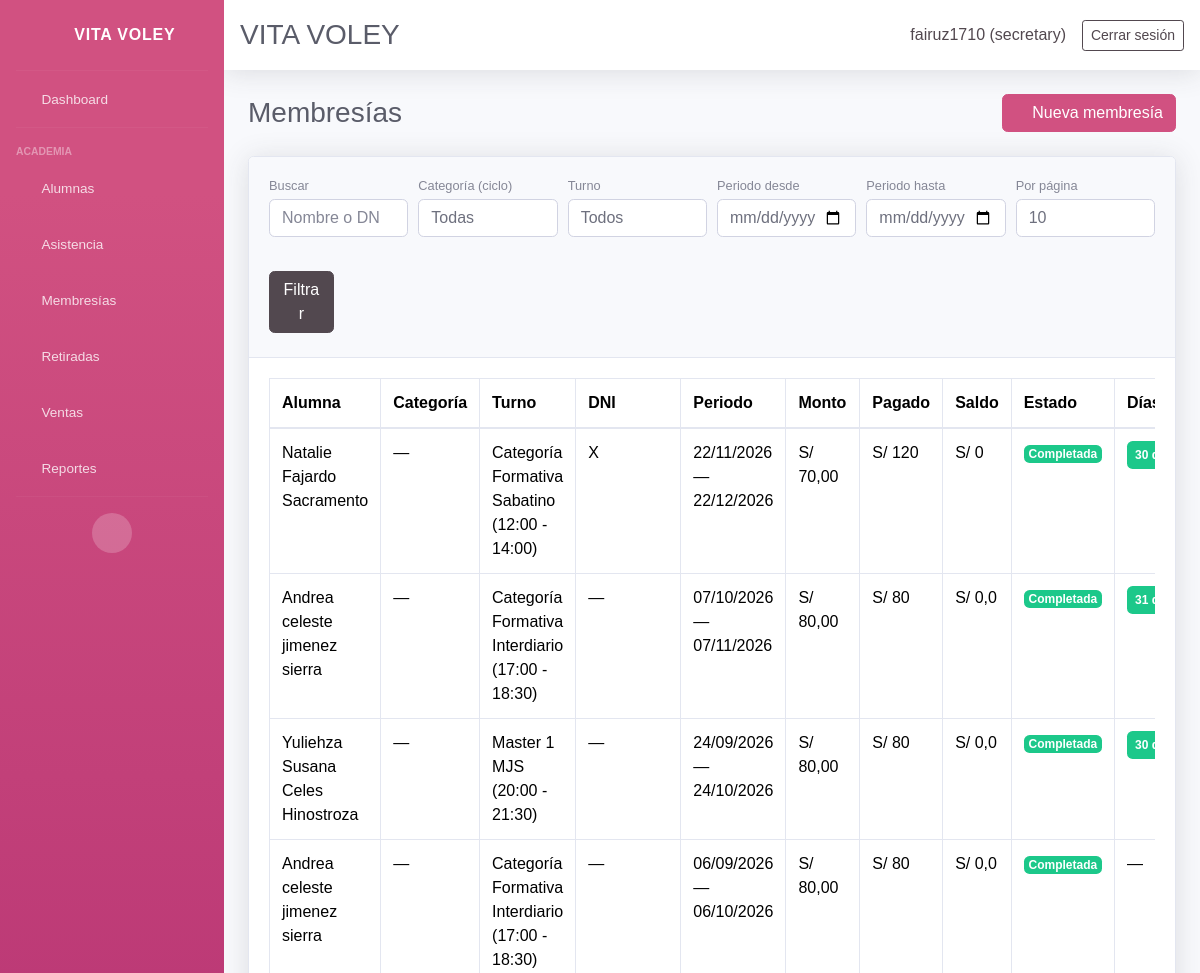
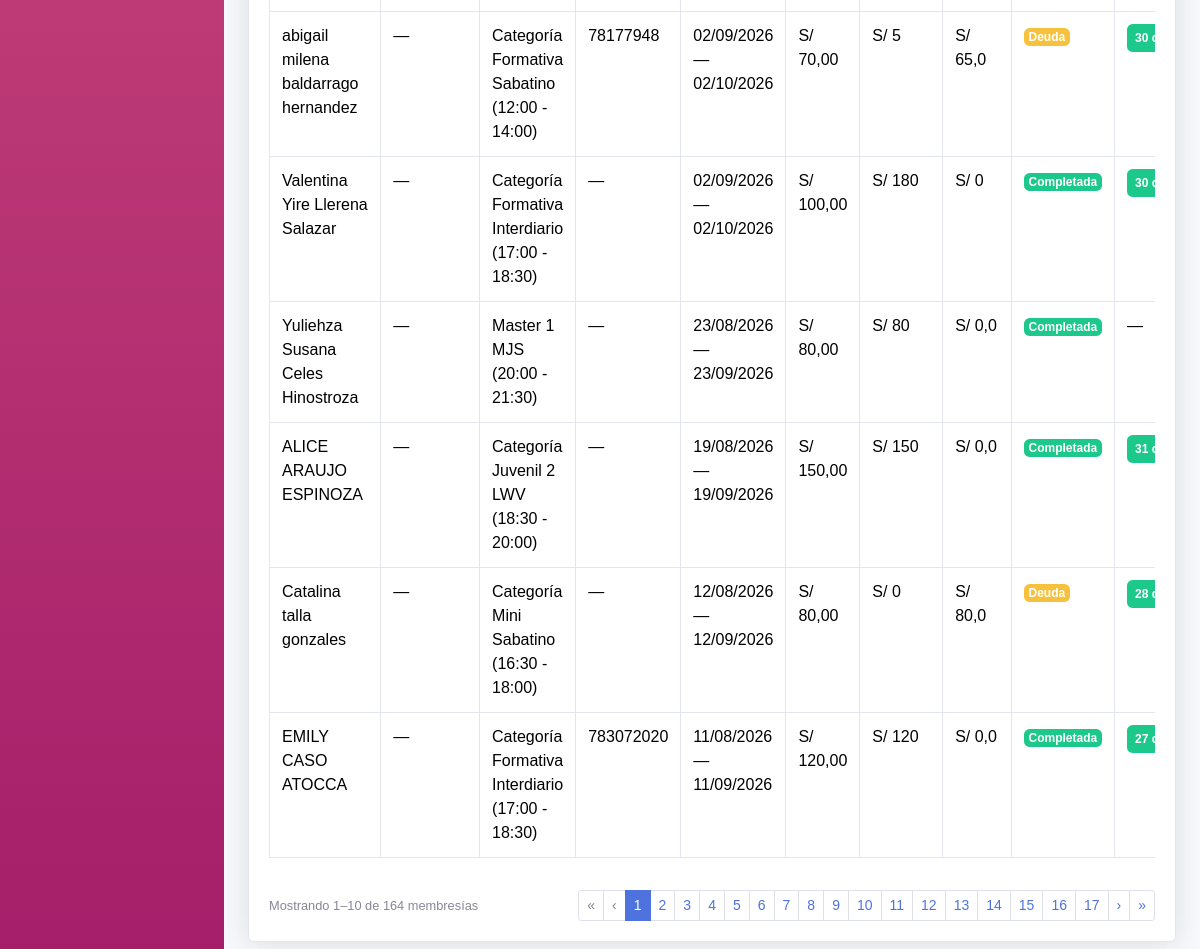
The app's page /memberships/ (signed in), older data (2 pictures, top to bottom).
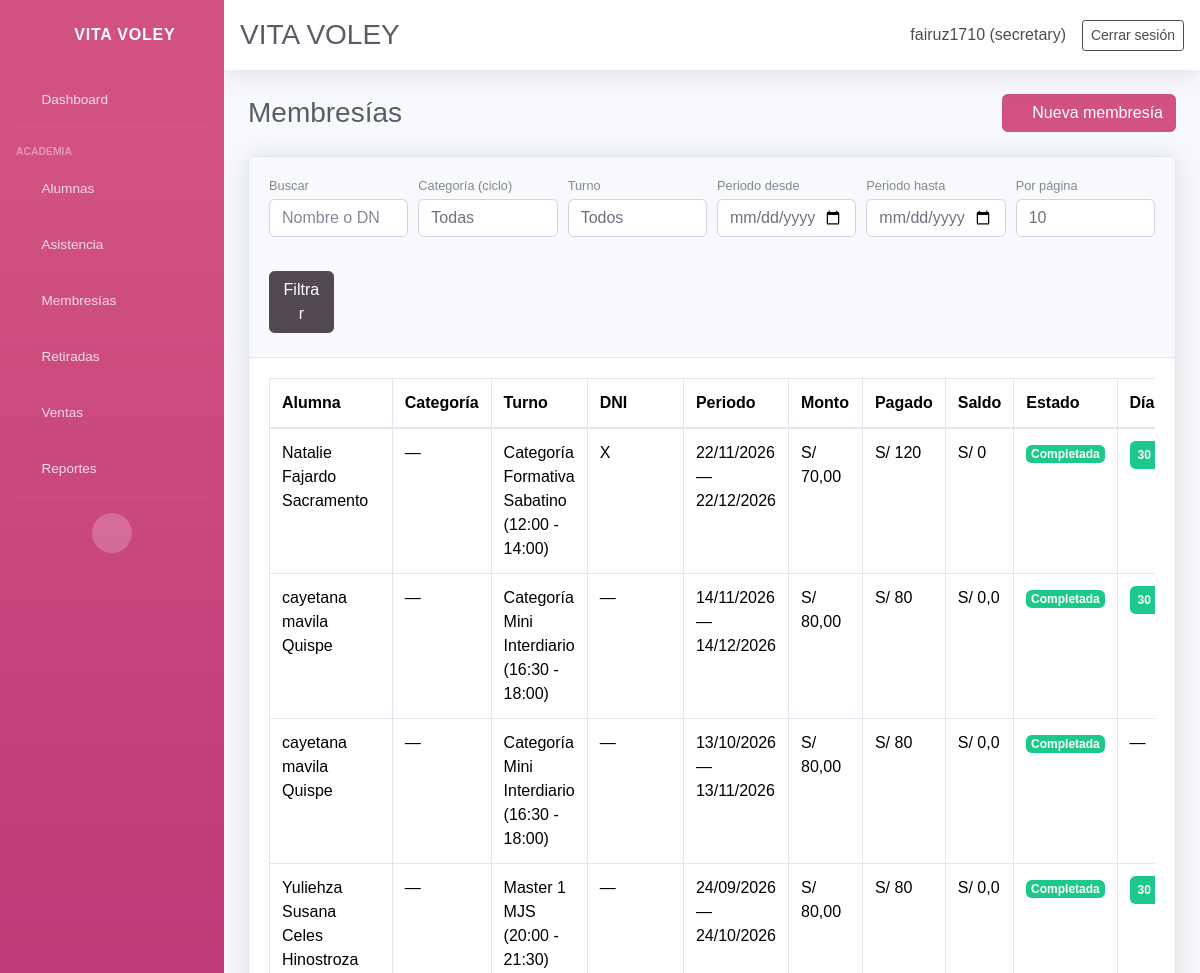
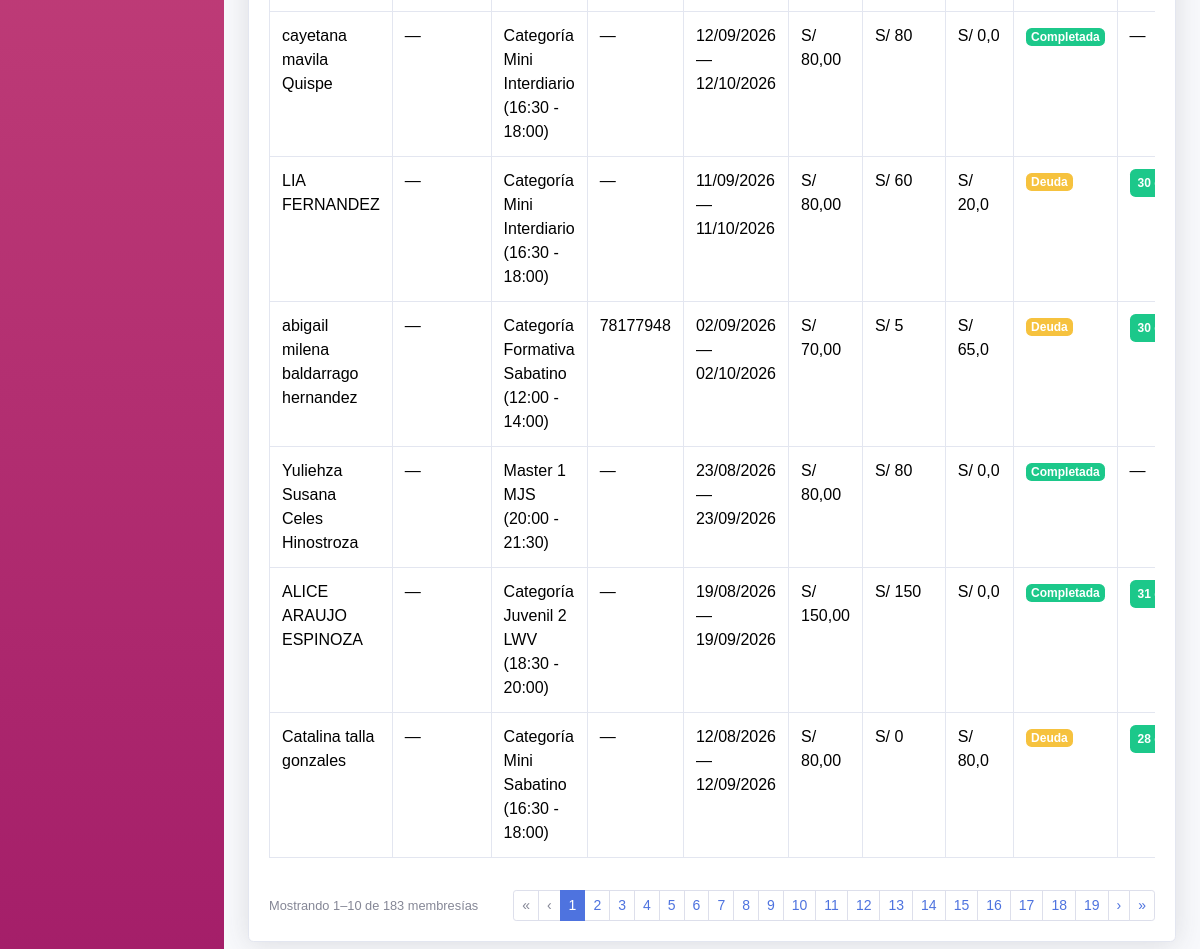
The same page, newer data (2 pictures, top to bottom).
### core/models.py (models this page shows, shortened)
class AuditableModel(models.Model):
    created_by = models.ForeignKey(
        settings.AUTH_USER_MODEL,
        on_delete=models.SET_NULL,
        null=True,
        blank=True,
        related_name='%(app_label)s_%(class)s_created',
        verbose_name='Creado por',
    )
    updated_by = models.ForeignKey(
        settings.AUTH_USER_MODEL,
        on_delete=models.SET_NULL,
        null=True,
        blank=True,
        related_name='%(app_label)s_%(class)s_updated',
        verbose_name='Actualizado por',
    )
    updated_at = models.DateTimeField(auto_now=True, verbose_name='Actualizado el')
    class Meta:
        abstract = True

class Membership(AuditableModel, models.Model):
    student = models.ForeignKey(Student, on_delete=models.CASCADE, related_name='memberships')
    start_date = models.DateField()
    end_date = models.DateField()
    amount_due = models.DecimalField(max_digits=10, decimal_places=2, default=0)
    status = models.CharField(max_length=20, choices=MEMBERSHIP_STATUS_CHOICES, default='debt')
    renewed_from = models.ForeignKey(
        'self',
        on_delete=models.SET_NULL,
        blank=True,
        null=True,
        related_name='renewals',
    )
    notes = models.TextField(blank=True, null=True)
    created_at = models.DateTimeField(auto_now_add=True)
    class Meta:
        ordering = ['-start_date', '-created_at']
    @property
    def paid_total(self):
        return self.payments.aggregate(total=models.Sum('amount'))['total'] or 0
    @property
    def balance(self):
        return max(float(self.amount_due) - float(self.paid_total), 0)
    @property
    def expiry_info(self):
        from datetime import timedelta
        today = timezone.localdate()
        start, end = self.start_date, self.end_date
        if not end:
            return {'days': None, 'label': 'Sin fecha', 'color': 'secondary'}
        if not start:
            start = end - timedelta(days=30)
        total_days = max((end - start).days, 1)
        if today > end:
            days_left = (end - today).days
            label = f'Vencida hace {abs(days_left)} día{"s" if abs(days_left) != 1 else ""}'
            color = 'danger'
        elif today < start:
            days_left = (end - start).days
            days_until_start = (start - today).days
            if days_left == 0:
                label = 'Inicia hoy'
            else:
                label = f'{days_left} día{"s" if days_left != 1 else ""} (inicia en {days_until_start}d)'
            color = 'success'
        else:
            days_left = (end - today).days
            if days_left == 0:
                label = 'Vence hoy'
                color = 'danger'
            else:
                label = f'{days_left} día{"s" if days_left != 1 else ""}'
                elapsed = (today - start).days
                progress = min(max(elapsed / total_days, 0), 1)
                if progress < 1 / 3:
                    color = 'success'
                elif progress < 2 / 3:
                    color = 'warning'
                else:
                    color = 'danger'
        return {'days': days_left, 'label': label, 'color': color}

class Student(AuditableModel, models.Model):
    ENROLLMENT_STATUS_CHOICES = ENROLLMENT_STATUS_CHOICES
    name = models.CharField(max_length=120)
    age = models.PositiveSmallIntegerField(blank=True, null=True)
    dni = models.CharField(max_length=15, blank=True, null=True)
    email = models.EmailField(blank=True, null=True)
    contact = models.CharField(max_length=200, blank=True, null=True, verbose_name='Teléfono del estudiante')
    gender = models.CharField(max_length=10, choices=GENDER_CHOICES, blank=True, null=True, verbose_name='Género')
    cycle = models.ForeignKey(
        Cycle,
        on_delete=models.SET_NULL,
        blank=True,
        null=True,
        related_name='students',
        verbose_name='Ciclo',
    )
    student_condition = models.CharField(
        max_length=20,
        choices=STUDENT_CONDITION_CHOICES,
        default='regular',
        verbose_name='Condición del alumno',
    )
    school = models.CharField(max_length=120, blank=True, null=True, verbose_name='Colegio')
    size = models.CharField(max_length=5, choices=SIZE_CHOICES, blank=True, null=True, verbose_name='Talla')
    suffers_from = models.CharField(
        max_length=255,
        blank=True,
        null=True,
        verbose_name='¿Sufre de algo?',
        help_text='Condición médica o alergia relevante',
    )
    referral_source = models.CharField(max_length=200, blank=True, null=True, verbose_name='¿Cómo se enteró de la academia?')
    uniform_delivered = models.BooleanField(default=False, verbose_name='Se entregó uniforme')
    guardian = models.CharField(max_length=120, blank=True, null=True, verbose_name='Nombre del apoderado')
    guardian_dni = models.CharField(max_length=15, blank=True, null=True, verbose_name='DNI del apoderado')
    guardian_birth_date = models.DateField(blank=True, null=True, verbose_name='Fecha de nacimiento del apoderado')
    guardian_gender = models.CharField(
        max_length=10,
        choices=GENDER_CHOICES,
        blank=True,
        null=True,
        verbose_name='Género del apoderado',
    )
    guardian_phone = models.CharField(max_length=200, blank=True, null=True, verbose_name='Teléfono del apoderado')
    address = models.TextField(blank=True, null=True)
    shift = models.ForeignKey(Shift, on_delete=models.PROTECT, blank=True, null=True, related_name='students')
    enrollment_status = models.CharField(max_length=10, choices=ENROLLMENT_STATUS_CHOICES, default='active')
    retired = models.BooleanField(default=False)
    retired_reason = models.TextField(blank=True, null=True)
    retired_at = models.DateField(blank=True, null=True)
    monthly_fee = models.DecimalField(max_digits=10, decimal_places=2, blank=True, null=True)
    enrollment_date = models.DateField(blank=True, null=True)
    membership_start = models.DateField(blank=True, null=True, verbose_name='Inicio de membresía')
    membership_end = models.DateField(blank=True, null=True, verbose_name='Fin de membresía')
    birth_date = models.DateField(blank=True, null=True)
    attendance_days = models.JSONField(default=list, blank=True)
    created_at = models.DateTimeField(auto_now_add=True)
    class Meta:
        ordering = ['name']
    @property
    def active(self):
        return not self.retired and self.enrollment_status == 'active'
    def get_shift_display(self):
        if not self.shift:
            return ''
        return str(self.shift)

class Shift(AuditableModel, models.Model):
    name = models.CharField(max_length=120)
    start_time = models.TimeField()
    end_time = models.TimeField()
    active_days = models.JSONField(default=list, blank=True)
    created_at = models.DateTimeField(auto_now_add=True)
    class Meta:
        ordering = ['name']
    @property
    def schedule(self):
        return f"{self.start_time.strftime('%H:%M')} - {self.end_time.strftime('%H:%M')}"
    def __str__(self):
        return f"{self.name} ({self.schedule})"

### core/views_membership.py (the view)
# urls.py: path('memberships/', views_membership.membership_list, name='memberships_list'),
@login_required(login_url='login')
def membership_list(request):
    memberships, filter_ctx = _apply_membership_list_filters(_membership_queryset(), request)
    page_obj, per_page = _paginate(memberships, request)
    student_ids = list({m.student_id for m in page_obj})
    latest_membership_ids = _latest_membership_ids_for_students(student_ids)
    return render(request, 'core/memberships/list.html', {
        'page_obj': page_obj,
        'per_page': per_page,
        'page_sizes': PAGE_SIZES,
        'list_query': urlencode(_membership_list_query_params(request)),
        'cycle_choices': active_cycle_choices(),
        'latest_membership_ids': latest_membership_ids,
        'is_secretary': is_secretary(request.user),
        **filter_ctx,
    })

### core/audit.py (called while the page is built)
def set_current_user(user):
    _thread_locals.user = user

    def __call__(self, request):
        if getattr(request, 'user', None) and request.user.is_authenticated:
            set_current_user(request.user)
        else:
            set_current_user(None)
        try:
            return self.get_response(request)
        finally:
            set_current_user(None)

### core/context_processors.py (called while the page is built)
def user_role_context(request):
    user_role = None
    is_admin_user = False
    is_secretary_user = False
    if request.user.is_authenticated:
        user_role = get_user_role(request.user)
        is_admin_user = is_admin(request.user)
        is_secretary_user = is_secretary(request.user)
    return {
        'user_role': user_role,
        'is_admin': is_admin_user,
        'is_secretary': is_secretary_user,
    }

### core/models.py (called while the page is built)
def active_cycle_choices():
    return [
        (str(cycle.pk), cycle.name)
        for cycle in Cycle.objects.filter(is_active=True).order_by('name')
    ]

def valid_cycle_id(value):
    if not value or not str(value).isdigit():
        return ''
    if Cycle.objects.filter(pk=int(value)).exists():
        return str(value)
    return ''

### core/permissions.py (called while the page is built)
def is_admin(user):
    return get_user_role(user) == 'admin'

### core/templates/core/memberships/list.html (shortened to what the changed rows need)
{% extends 'core/base.html' %}
{% block content %}
<div class="d-sm-flex align-items-center justify-content-between mb-4">
    <h1 class="h3 mb-0 text-gray-800">Membresías</h1>
</div>
<div class="card shadow mb-4">
    <div class="card-body">
        <div class="table-responsive">
            <table class="table table-bordered">
                <thead>
                    <tr>
                        <th>Alumna</th>
                        <th>Categoría</th>
                        <th>Turno</th>
                        <th>DNI</th>
                        <th>Periodo</th>
                        <th>Monto</th>
                        <th>Pagado</th>
                        <th>Saldo</th>
                        <th>Estado</th>
                        <th>Días para venc.</th>
                    </tr>
                </thead>
                <tbody>
                    {% for m in page_obj %}
                    <tr>
                        <td>{{ m.student.name }}</td>
                        <td>{{ m.student.get_cycle_display|default:"—" }}</td>
                        <td>{{ m.student.get_shift_display|default:"—" }}</td>
                        <td>{{ m.student.dni|default:"—" }}</td>
                        <td>{{ m.start_date|date:"d/m/Y" }} — {{ m.end_date|date:"d/m/Y" }}</td>
                        <td>S/ {{ m.amount_due }}</td>
                        <td>S/ {{ m.paid_total }}</td>
                        <td>S/ {{ m.balance }}</td>
                        <td>
                            {% if m.status == 'completed' %}
                            <span class="badge badge-success">Completada</span>
                            {% else %}
                            <span class="badge badge-warning">Deuda</span>
                            {% endif %}
                        </td>
                        <td>
                            {% if m.id in latest_membership_ids %}
                            {% with info=m.expiry_info %}
                            <span class="badge badge-{{ info.color }} px-2 py-2">{{ info.label }}</span>
                            {% endwith %}
                            {% else %}—{% endif %}
                        </td>
                    </tr>
                    {% empty %}
                    <tr><td colspan="11">No hay membresías registradas.</td></tr>
                    {% endfor %}
                </tbody>
            </table>
        </div>
        {% include 'core/_pagination.html' with item_label='membresía' %}
    </div>
</div>
{% endblock %}

Row changes from the older to the newer data that the page shows:
no longer on this page (row edited): Membership: student.name "Andrea celeste jimenez sierra", student.cycle "—", student.shift "Categoría Formativa Interdiario (17:00 - 18:30)", student.dni "—", start_date "07/10/2026", end_date "07/11/2026", amount_due "80,00", paid_total "80", balance "0,0", status "Completada", expiry_info.label "31…"
no longer on this page (row edited): Membership: student.name "Andrea celeste jimenez sierra", student.cycle "—", student.shift "Categoría Formativa Interdiario (17:00 - 18:30)", student.dni "—", start_date "06/09/2026", end_date "06/10/2026", amount_due "80,00", paid_total "80", balance "0,0", status "Completada"
no longer on this page (row edited): Membership: student.name "Valentina Yire Llerena Salazar", student.cycle "—", student.shift "Categoría Formativa Interdiario (17:00 - 18:30)", student.dni "—", start_date "02/09/2026", end_date "02/10/2026", amount_due "100,00", paid_total "180", balance "0", status "Completada", expiry_info.label "30…"
no longer on this page (row edited): Membership: student.name "EMILY CASO ATOCCA", student.cycle "—", student.shift "Categoría Formativa Interdiario (17:00 - 18:30)", student.dni "783072020", start_date "11/08/2026", end_date "11/09/2026", amount_due "120,00", paid_total "120", balance "0,0", status "Completada", expiry_info.label "27…"
added Membership: student.name "cayetana mavila Quispe", student.cycle "—", student.shift "Categoría Mini Interdiario (16:30 - 18:00)", student.dni "—", start_date "14/11/2026", end_date "14/12/2026", amount_due "80,00", paid_total "80", balance "0,0", status "Completada", expiry_info.label "30…"
added Membership: student.name "cayetana mavila Quispe", student.cycle "—", student.shift "Categoría Mini Interdiario (16:30 - 18:00)", student.dni "—", start_date "13/10/2026", end_date "13/11/2026", amount_due "80,00", paid_total "80", balance "0,0", status "Completada"
added Membership: student.name "cayetana mavila Quispe", student.cycle "—", student.shift "Categoría Mini Interdiario (16:30 - 18:00)", student.dni "—", start_date "12/09/2026", end_date "12/10/2026", amount_due "80,00", paid_total "80", balance "0,0", status "Completada"
added Membership: student.name "LIA FERNANDEZ", student.cycle "—", student.shift "Categoría Mini Interdiario (16:30 - 18:00)", student.dni "—", start_date "11/09/2026", end_date "11/10/2026", amount_due "80,00", paid_total "60", balance "20,0", status "Deuda", expiry_info.label "30…"
Text that changed along with them:
{{ page_obj.paginator.count }}: "164" → "183"
new list line: "18"
new list line: "19"
